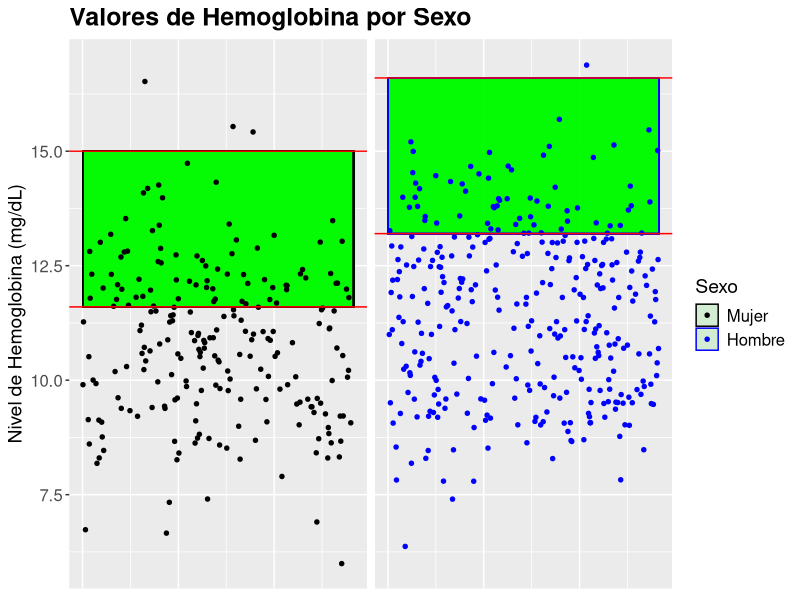

Source code (R):
## ---- chunk 1
library(tidyverse) 
library(ggplot2)
library(survival) 
library(readxl)
library(readr)
library(dplyr)
## ---- chunk 2
 #### Cargar datos
Arkansas <- read_excel("Input/Arkansas.xlsx")

head(Arkansas)

## ---- chunk 3
#Observamos que para algunas variables no se ha indentifado correctamente el tipo que son.
Arkansas$ASPC = as.numeric(Arkansas$ASPC)
Arkansas$BMPC = as.numeric(Arkansas$BMPC)
## ---- chunk 4
# Filtrar los datos para hombres y mujeres
datos_filtrados <- Arkansas %>% 
  filter(SEX %in% c("male", "female")) %>%  # Filtrar solo para hombres y mujeres
  mutate(Persona = 1:n())  # Crear un identificador para cada persona

# Definir el rango saludable específico para cada sexo
rango_sano <- tibble(
  SEX = c("male", "female"),
  rango_sano_min = c(13.2, 11.6),  # Rango mínimo para hombres y mujeres
  rango_sano_max = c(16.6, 15)   # Rango máximo para hombres y mujeres
)

# Unir los rangos saludables con los datos filtrados
datos_filtrados <- datos_filtrados %>% 
  left_join(rango_sano, by = "SEX")

# Crear el gráfico con facetado por 'SEX'
ggplot(datos_filtrados, aes(x = Persona, y = HGB, color = SEX)) +
  # Rango saludable sombreado para cada sexo
  geom_rect(aes(xmin = min(Persona) - 0.5, xmax = max(Persona) + 0.5, 
                ymin = rango_sano_min, ymax = rango_sano_max),
            fill = "green", alpha = 0.1) +  # Sombreado de rango sano
  # Puntos observados con dispersión
  geom_jitter(width = 0.2, size = 1.2) +  # Puntos con dispersión horizontal
  # Líneas horizontales para el rango saludable
  geom_hline(aes(yintercept = rango_sano_min), color = "red", size = 0.5) +  # Línea continua inferior del rango sano
  geom_hline(aes(yintercept = rango_sano_max), color = "red", size = 0.5) +  # Línea continua superior del rango sano
  # Títulos y etiquetas
  labs(title = "Valores de Hemoglobina por Sexo", 
       x = NULL, y = "Nivel de Hemoglobina (mg/dL)", 
       color = "Sexo") +
  # Facetado por sexo
  facet_grid(~SEX) +  
  # Tema minimalista
  theme(
    plot.title = element_text(size = 18, face = "bold"),  # Título más grande y en negrita
    axis.title = element_text(size = 14),  # Etiquetas de ejes más grandes
    axis.text = element_text(size = 12),    # Texto de los ejes más grande
    axis.text.x = element_blank(),  # Quitar números del eje X
    axis.ticks.x = element_blank(),  # Quitar marcas del eje X
    strip.text = element_blank(),  # Quitar etiquetas del facetado
    legend.title = element_text(size = 14),  # Título de la leyenda
    legend.text = element_text(size = 12),  # Texto de la leyenda
    legend.position = "right"  # Posicionar la leyenda en la parte inferior
  ) +
  scale_color_manual(values = c("male" = "blue", "female" = "black"),
                     labels = c("male" = "Hombre", "female" = "Mujer"))  # Colores y etiquetas personalizadas para la leyenda
## ---- chunk 5
# Definir el rango saludable específico para cada sexo
rango_sano <- tibble(
  SEX = c("male", "female"),
  rango_sano_min = c(13.2, 11.6),  # Rango mínimo para hombres y mujeres
  rango_sano_max = c(16.6, 15)   # Rango máximo para hombres y mujeres
)

# Unir los rangos saludables con los datos filtrados
datos_filtrados <- Arkansas %>% 
  filter(SEX %in% c("male", "female")) %>%  # Filtrar solo para hombres y mujeres
  left_join(rango_sano, by = "SEX")  # Unir los rangos saludables con los datos

# Calcular la cantidad de personas por debajo o por encima del rango saludable
resultado <- datos_filtrados %>%
  mutate(
    estado = case_when(
      HGB < rango_sano_min ~ "Por debajo del rango normal",
      HGB > rango_sano_max ~ "Por encima del rango normal",
      TRUE ~ "Dentro del rango normal"
    )
  ) %>%
  group_by(SEX, estado) %>%
  summarise(cantidad = n(), .groups = 'drop')  # Contar la cantidad de personas en cada estado

# Calcular el total de personas por sexo
totales <- datos_filtrados %>%
  group_by(SEX) %>%
  summarise(total = n(), .groups = 'drop')

# Unir los totales con el resultado y calcular las proporciones
resultado_final <- resultado %>%
  left_join(totales, by = "SEX") %>%
  mutate(
    porcentaje = round((cantidad / total) * 100, digits = 2)  # Calcular el porcentaje
  )

# Mostrar el resultado final
print(resultado_final)

suma_females <- resultado_final %>%
  filter(SEX == "female", estado != "Dentro del rango normal") %>%
  summarise(total = sum(cantidad)) %>%
  pull(total)

suma_males <- resultado_final %>%
  filter(SEX == "male", estado != "Dentro del rango normal") %>%
  summarise(total = sum(cantidad)) %>%
  pull(total)

